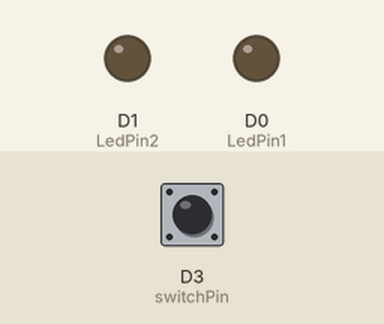
The sketch below on a simulated ESP8266 (NodeMCU). On the bench: output pins drawn as LEDs (lit = HIGH). The test bench sets the inputs (shaded band); at power-on: D3 (switchPin) HIGH.

Above: at 1.2 s.
1.3 s: D3 (switchPin) pulled LOW for 0.15 s
At 1.37 s:
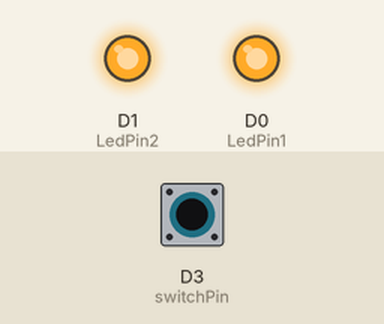
2.9 s: D3 (switchPin) pulled LOW for 3.2 s
At 6.4 s:
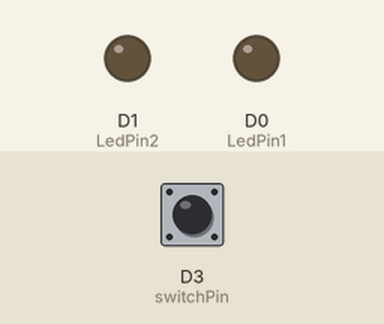
Timing chart, 0 to 7.9 s (numbered marks = the images above; inputs shaded):
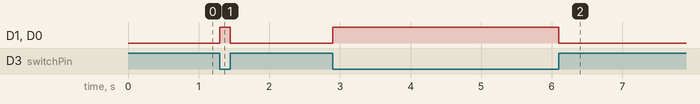

The sketch:

sketch_may14c.ino
```cpp
int switchPin = D3; //d3
int LedPin1 = D0; //d0
int LedPin2 = D1;
int switchValue;
void setup() {
  pinMode(LedPin1, OUTPUT);
  pinMode(LedPin2, OUTPUT);
  pinMode(switchPin, INPUT_PULLUP);

}

void loop() {
  // read the switch value
  switchValue = digitalRead(switchPin);
  digitalWrite(LedPin1, !switchValue);
  digitalWrite(LedPin2, !switchValue);

}
```

Measured:
- after the input at 1.3 s, D1 (LedPin2), D0 (LedPin1): LOW → HIGH at once, → LOW 0.15 s later
- after the input at 2.9 s, D1 (LedPin2), D0 (LedPin1): LOW → HIGH at once, → LOW 3.2 s later
